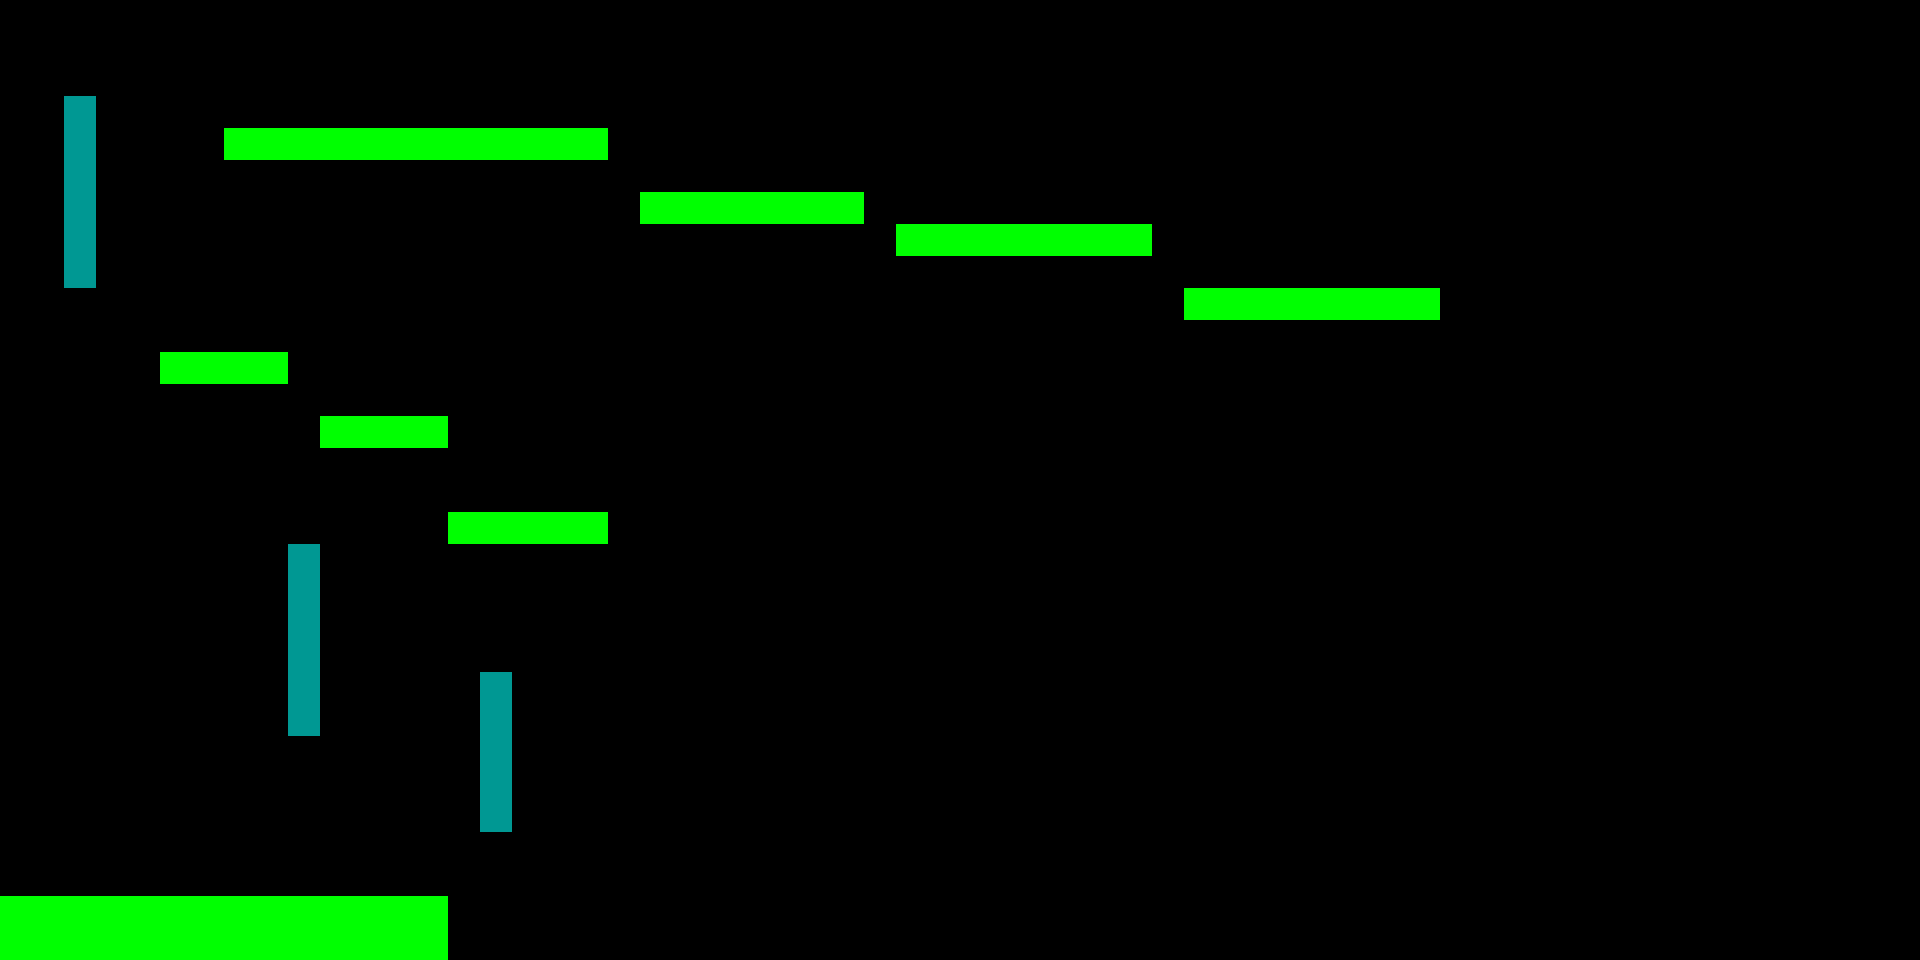

This is a level from a 2D game, rendered from its Tiled map with the project's own tilesets. A one-line summary and the map file follow, with tile-layer data summarised:
An orthogonal 60x30 tile map with 32x32 px tiles, 2 tile layers (Platforms, Friction), 2 tilesets.

<map version="1.2" tiledversion="1.2.5" orientation="orthogonal" renderorder="right-down" width="60" height="30" tilewidth="32" tileheight="32" infinite="0" nextlayerid="25" nextobjectid="1">
 <tileset firstgid="1" name="testtile_1x1" tilewidth="32" tileheight="32" tilecount="1" columns="1">
  <image source="../testtile_1x1.png" width="32" height="32" />
 </tileset>
 <tileset firstgid="2" name="testfrictiontile_1x1" tilewidth="32" tileheight="32" tilecount="1" columns="1">
  <image source="../testfrictiontile_1x1.png" width="32" height="32" />
 </tileset>
 <layer id="23" name="Platforms" width="60" height="30">
  <data>[1800 cells, 76 non-empty, 1 distinct tile ids]</data>
 </layer>
 <layer id="24" name="Friction" width="60" height="30">
  <data>[1800 cells, 17 non-empty, 1 distinct tile ids]</data>
 </layer>
</map>